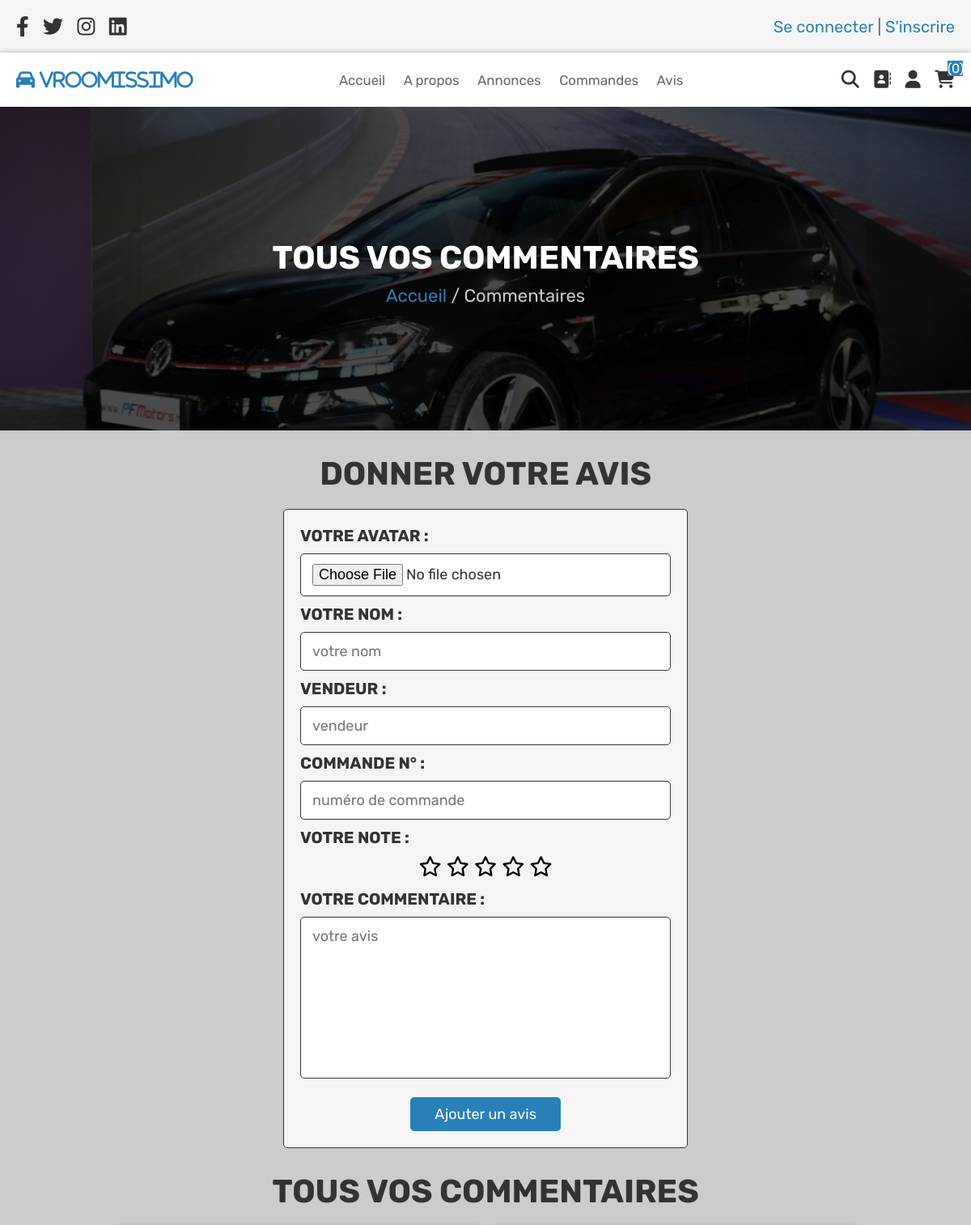
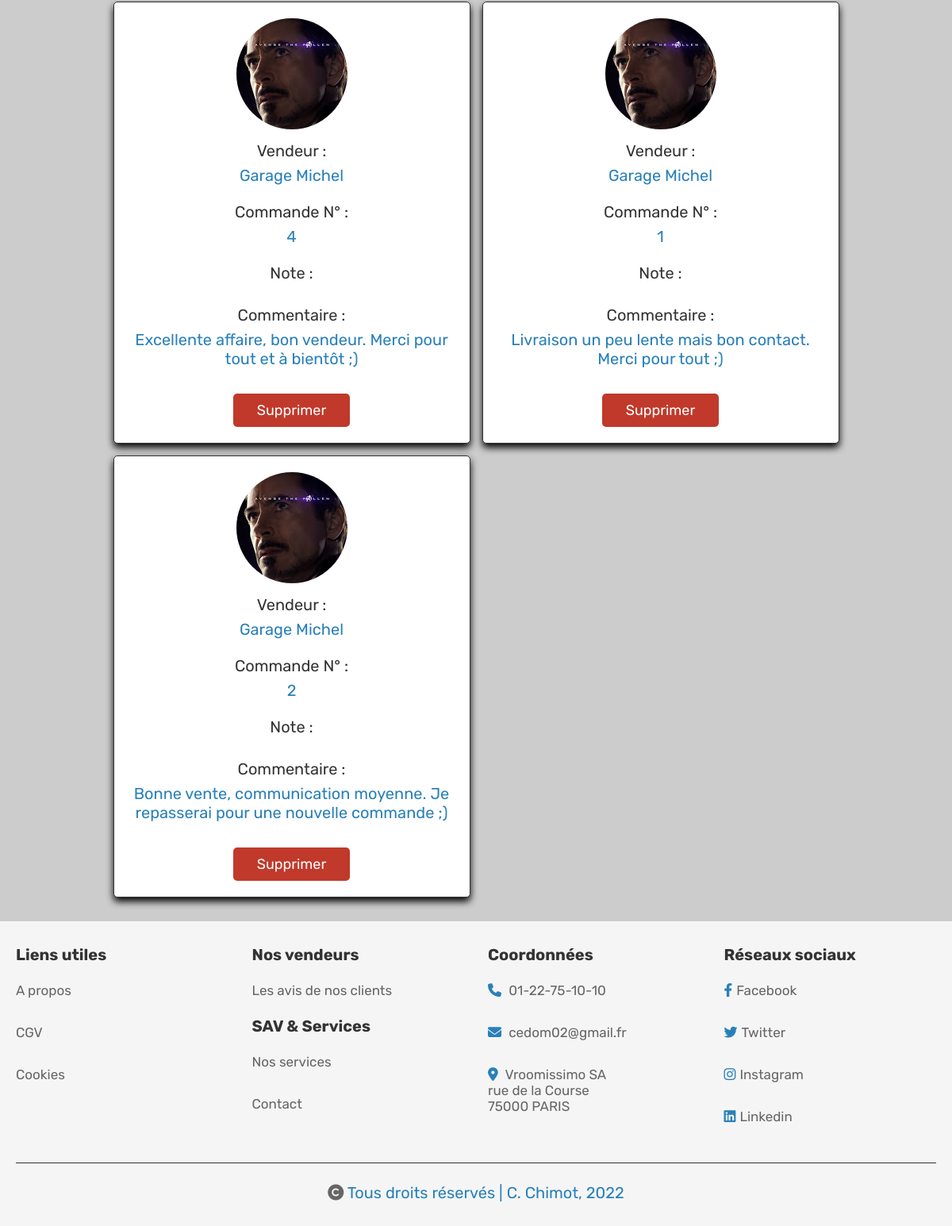
The page /avis.php (signed in) on the database its author committed (2 pictures, top to bottom).
### tables this page shows
CREATE TABLE `avis` (
  `id` int(100) NOT NULL,
  `num_commande` int(11) DEFAULT NULL,
  `idvendeur` int(11) DEFAULT NULL,
  `client_id` int(100) NOT NULL,
  `nom_vendeur` varchar(50) NOT NULL,
  `nom_client` varchar(100) NOT NULL,
  `note` int(11) NOT NULL,
  `avis` varchar(500) NOT NULL,
  `image` varchar(1000) NOT NULL
);

### avis.php (the view, shortened to what this page needs)
<?php
include 'admin/admins/config.php';
$client_id = $_SESSION['client_id'];
?>
<!DOCTYPE html>
<html lang="en">
<head>
    <link rel="stylesheet" href="https://cdnjs.cloudflare.com/ajax/libs/font-awesome/6.2.0/css/all.min.css"
 />
    <link rel="stylesheet" href="https://maxst.icons8.com/vue-static/landings/line-awesome/line-awesome/1.3.0/css/line-awesome.min.css">
    <link rel="stylesheet" href="css/style.css">
</head>
<body>
    <?php include 'header.php'; ?>
    <div class="recap_avis">
        <h3>Tous vos commentaires</h3>
        <p> <a href="home.php">Accueil</a> / Commentaires </p>
    </div>
    <section class="ajout-review">
        <h1 class="titre">Donner votre avis</h1>
        <form method="post" action="" enctype="multipart/form-data">
            <h3>Votre avatar :</h3>
            <input type="file" name="image" accept="image/jpg, image/jpeg, image/png" class="box">
            <h3>Votre nom :</h3>
            <input type="text" name="nom_client" class="box" placeholder="votre nom" required>
            <h3>Vendeur :</h3>
            <input type="text" name="nom_vendeur" class="box" placeholder="vendeur" required>
            <h3>Commande N° :</h3>
            <input type="text" name="num_commande" class="box" placeholder="numéro de commande" required>
            <h3>Votre note :</h3>
            <div class="stars">
                <i class="fa-regular fa-star" data-value="1"></i>
                <i class="fa-regular fa-star" data-value="2"></i>
                <i class="fa-regular fa-star" data-value="3"></i>
                <i class="fa-regular fa-star" data-value="4"></i>
                <i class="fa-regular fa-star" data-value="5"></i>
            </div>
            <h3>Votre commentaire :</h3>
            <textarea name="avis" class="box" placeholder="votre avis" cols="30" rows="10" required></textarea>
            <input type="submit" value="Ajouter un avis" name="ajout_avis" class="btn">
        </form>
    </section>
    <section class="afficher_avis">
        <h3 class="titre">Tous vos commentaires</h3>
        <div class="box-container">
            <?php
            $select_avis = mysqli_query($con, "SELECT * FROM `avis`
                WHERE `client_id` = '$client_id'")
                or exit('Echec de la requête');
            if (mysqli_num_rows($select_avis) > 0) {
                while ($fetch_avis = mysqli_fetch_assoc($select_avis)) {
            ?>
                    <div class="box">
                        <img src="image/<?php echo $fetch_avis['image']; ?>" alt=""><br><br>
                        <span>Vendeur : </span>
                        <div class="vendeur"><?php echo $fetch_avis['nom_vendeur']; ?></div>
                        <span>Commande N° : </span>
                        <div class="commande"><?php echo $fetch_avis['num_commande']; ?></div>
                        <span>Note : </span>
                        <div class="note">
                        </div>
                        <span>Commentaire : </span>
                        <div class="avis"><?php echo $fetch_avis['avis']; ?></div>
                        <a href="avis.php?delete=<?php echo $fetch_avis['id']; ?>" class="delete-btn"
                            onclick="return confirm('Voulez-vous supprimer ce commentaire ?');">Supprimer
                        </a>
                    </div>
            <?php
                }
            } else {
                echo '<p class="vide">Aucun avis publié</p>';
            }
            ?>
        </div>
    </section>
    <?php include 'footer.php'; ?>
</body>
</html>

### css/style.css (style rules this page uses)
:root { --bleu: #2980b9; --rouge: #c0392b; --orange: #f39c12; --noir: #333; --blanc: #fff; --couleur-claire: #666; --blanc-clair: #ccc; --bg-clair: #f5f5f5; --box-shadow: 0 .5rem 1rem rgba(0, 0, 0, 1); --border: .1rem solid var(--noir); }
* { font-family: 'Rubik', sans-serif; margin: 0; padding: 0; box-sizing: border-box; outline: none; border: none; text-decoration: none; transition: all 0.2s linear; }
html { font-size: 62.5%; overflow-x: hidden; background-color: var(--blanc-clair); }
section { padding: 3rem 2rem; }
.titre { text-align: center; margin-bottom: 2rem; text-transform: uppercase; color: var(--noir); font-size: 4rem; }
.btn, .option-btn, .delete-btn, .white-btn { display: inline-block; margin-top: 1rem; padding: 1rem 3rem; cursor: pointer; color: var(--blanc); font-size: 1.8rem; border-radius: .5rem; }
.white-btn, .btn { background-color: var(--bleu); }
.delete-btn { background-color: var(--rouge); }
.recap_avis { min-height: 50vh; display: flex; flex-flow: column; align-items: center; justify-content: center; gap: 1rem; background: linear-gradient(rgba(0,0,0,.7), rgba(0,0,0,.7)), url(../image/Golf\ _VII_GTI.jpg) no-repeat; background-size: cover; background-position: center; }
.recap_avis h3 { margin-top: 1rem; font-size: 4rem; color: var(--blanc); text-transform: uppercase; }
.recap_avis p { color: var(--blanc-clair); font-size: 2.2rem; }
.recap_avis p a { color: var(--bleu); }
.ajout-review form { margin: 0 auto; background-color: var(--bg-clair); border-radius: .5rem; border: var(--border); padding: 2rem; max-width: 50rem; margin: 0 auto; text-align: center; }
.ajout-review form h3 { font-size: 2rem; color: var(--noir); text-transform: uppercase; margin-bottom: 1rem; text-align: left; }
.ajout-review form .stars { font-size: 2.5rem; margin-bottom: 1.3rem; }
.ajout-review form .box { margin-bottom: 1rem; width: 100%; border: var(--border); border-radius: .5rem; background-color: var(--blanc); padding: 1.2rem 1.4rem; font-size: 1.8rem; color: var(--noir); }
.ajout-review form textarea { height: 20rem; resize: none; }
.afficher_avis .box-container { display: grid; grid-template-columns: repeat(auto-fit, 45rem); justify-content: center; gap: 1.5rem; max-width: 1200px; margin:0 auto; align-items: flex-start; }
.afficher_avis { padding-top: 0; }
.afficher_avis .box-container .box { text-align: center; padding: 2rem; border-radius: .5rem; border:var(--border); box-shadow: var(--box-shadow); background-color: var(--blanc); }
.afficher_avis .box-container .box .client, .afficher_avis .box-container .box .vendeur, .afficher_avis .box-container .box .commande, .afficher_avis .box-container .box .avis { text-align: center; padding: 0.7rem 0; font-size: 2rem; color: var(--bleu); margin-bottom: 1.5rem; }
.afficher_avis .box-container .box .note { text-align: center; padding: 0.7rem 0; font-size: 2.5rem; margin-bottom: 1.5rem; }
.afficher_avis .box-container span { color: var(--noir); font-size: 2rem; text-align: center; margin-bottom: 1rem; }
.afficher_avis .box-container .box img { max-width: 100%; border-radius: 50%; }

### rows shown on the page
avis: image (picture), nom_vendeur "Garage Michel", num_commande "4", avis "Excellente affaire, bon vendeur. Merci pour tout et à bientôt ;)"
avis: image (picture), nom_vendeur "Garage Michel", num_commande "1", avis "Livraison un peu lente mais bon contact. Merci pour tout ;)"
avis: image (picture), nom_vendeur "Garage Michel", num_commande "2", avis "Bonne vente, communication moyenne. Je repasserai pour une nouvelle commande ;)"

### other values the page prints
$nb_panier "0"
